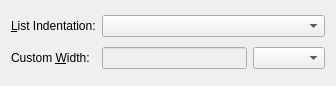
<?xml version="1.0" encoding="UTF-8"?>
<ui version="4.0">
 <class>PrintNomenclUi</class>
 <widget class="QWidget" name="PrintNomenclUi">
  <property name="geometry">
   <rect>
    <x>0</x>
    <y>0</y>
    <width>336</width>
    <height>86</height>
   </rect>
  </property>
  <property name="windowTitle">
   <string>Nomenclature settings</string>
  </property>
  <layout class="QGridLayout" name="gridLayout">
   <item row="0" column="0" colspan="2">
    <widget class="QLabel" name="setWidthLA">
     <property name="toolTip">
      <string>Define hanging indentation/label length for the nomenclature list.</string>
     </property>
     <property name="text">
      <string>&amp;List Indentation:</string>
     </property>
     <property name="buddy">
      <cstring>setWidthCO</cstring>
     </property>
    </widget>
   </item>
   <item row="0" column="2" colspan="2">
    <widget class="QComboBox" name="setWidthCO">
     <property name="toolTip">
      <string>Define hanging indentation/label length for the nomenclature list.</string>
     </property>
    </widget>
   </item>
   <item row="1" column="0" colspan="2">
    <widget class="QLabel" name="valueLA">
     <property name="text">
      <string>Custom &amp;Width:</string>
     </property>
     <property name="buddy">
      <cstring>valueLE</cstring>
     </property>
    </widget>
   </item>
   <item row="1" column="2">
    <widget class="QLineEdit" name="valueLE">
     <property name="enabled">
      <bool>false</bool>
     </property>
     <property name="toolTip">
      <string>Custom value. &quot;List Indentation&quot; needs to be set to &quot;Custom&quot;.</string>
     </property>
     <property name="inputMethodHints">
      <set>Qt::ImhFormattedNumbersOnly</set>
     </property>
    </widget>
   </item>
   <item row="1" column="3">
    <widget class="lyx::frontend::LengthCombo" name="unitLC">
     <property name="inputMethodHints">
      <set>Qt::ImhFormattedNumbersOnly|Qt::ImhLatinOnly</set>
     </property>
    </widget>
   </item>
  </layout>
 </widget>
 <customwidgets>
  <customwidget>
   <class>lyx::frontend::LengthCombo</class>
   <extends>QComboBox</extends>
   <header>LengthCombo.h</header>
  </customwidget>
 </customwidgets>
 <tabstops>
  <tabstop>valueLE</tabstop>
 </tabstops>
 <includes>
  <include location="local">qt_i18n.h</include>
 </includes>
 <resources/>
 <connections/>
</ui>
